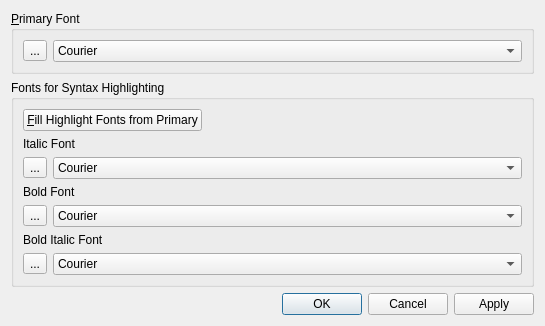
<?xml version="1.0" encoding="UTF-8"?>
<ui version="4.0">
 <class>DialogFonts</class>
 <widget class="QDialog" name="DialogFonts">
  <property name="geometry">
   <rect>
    <x>0</x>
    <y>0</y>
    <width>545</width>
    <height>314</height>
   </rect>
  </property>
  <property name="windowTitle">
   <string>Dialog</string>
  </property>
  <layout class="QVBoxLayout" name="verticalLayout">
   <item>
    <widget class="QGroupBox" name="groupBox">
     <property name="title">
      <string>&amp;Primary Font</string>
     </property>
     <layout class="QHBoxLayout" name="horizontalLayout">
      <item>
       <widget class="QToolButton" name="toolButton">
        <property name="text">
         <string>...</string>
        </property>
       </widget>
      </item>
      <item>
       <widget class="QFontComboBox" name="fontComboBox">
        <property name="editable">
         <bool>false</bool>
        </property>
        <property name="fontFilters">
         <set>QFontComboBox::MonospacedFonts|QFontComboBox::ProportionalFonts</set>
        </property>
        <property name="currentFont">
         <font>
          <family>Courier</family>
         </font>
        </property>
       </widget>
      </item>
     </layout>
    </widget>
   </item>
   <item>
    <widget class="QGroupBox" name="groupBox_2">
     <property name="title">
      <string>Fonts for Syntax Highlighting</string>
     </property>
     <layout class="QGridLayout" name="gridLayout">
      <item row="0" column="0" colspan="2">
       <widget class="QPushButton" name="pushButton">
        <property name="text">
         <string>&amp;Fill Highlight Fonts from Primary</string>
        </property>
       </widget>
      </item>
      <item row="0" column="2">
       <spacer name="horizontalSpacer">
        <property name="orientation">
         <enum>Qt::Horizontal</enum>
        </property>
        <property name="sizeHint" stdset="0">
         <size>
          <width>277</width>
          <height>20</height>
         </size>
        </property>
       </spacer>
      </item>
      <item row="1" column="0" colspan="2">
       <widget class="QLabel" name="label">
        <property name="text">
         <string>Italic Font</string>
        </property>
       </widget>
      </item>
      <item row="2" column="0">
       <widget class="QToolButton" name="toolButton_2">
        <property name="text">
         <string>...</string>
        </property>
       </widget>
      </item>
      <item row="2" column="1" colspan="2">
       <widget class="QFontComboBox" name="fontComboBox_2">
        <property name="editable">
         <bool>false</bool>
        </property>
        <property name="fontFilters">
         <set>QFontComboBox::MonospacedFonts|QFontComboBox::ProportionalFonts</set>
        </property>
        <property name="currentFont">
         <font>
          <family>Courier</family>
         </font>
        </property>
       </widget>
      </item>
      <item row="3" column="0" colspan="2">
       <widget class="QLabel" name="label_2">
        <property name="text">
         <string>Bold Font</string>
        </property>
       </widget>
      </item>
      <item row="4" column="0">
       <widget class="QToolButton" name="toolButton_3">
        <property name="text">
         <string>...</string>
        </property>
       </widget>
      </item>
      <item row="4" column="1" colspan="2">
       <widget class="QFontComboBox" name="fontComboBox_3">
        <property name="editable">
         <bool>false</bool>
        </property>
        <property name="fontFilters">
         <set>QFontComboBox::MonospacedFonts|QFontComboBox::ProportionalFonts</set>
        </property>
        <property name="currentFont">
         <font>
          <family>Courier</family>
         </font>
        </property>
       </widget>
      </item>
      <item row="5" column="0" colspan="2">
       <widget class="QLabel" name="label_3">
        <property name="text">
         <string>Bold Italic Font</string>
        </property>
       </widget>
      </item>
      <item row="6" column="0">
       <widget class="QToolButton" name="toolButton_4">
        <property name="text">
         <string>...</string>
        </property>
       </widget>
      </item>
      <item row="6" column="1" colspan="2">
       <widget class="QFontComboBox" name="fontComboBox_4">
        <property name="editable">
         <bool>false</bool>
        </property>
        <property name="fontFilters">
         <set>QFontComboBox::MonospacedFonts|QFontComboBox::ProportionalFonts</set>
        </property>
        <property name="currentFont">
         <font>
          <family>Courier</family>
         </font>
        </property>
       </widget>
      </item>
     </layout>
    </widget>
   </item>
   <item>
    <widget class="QDialogButtonBox" name="buttonBox">
     <property name="orientation">
      <enum>Qt::Horizontal</enum>
     </property>
     <property name="standardButtons">
      <set>QDialogButtonBox::Apply|QDialogButtonBox::Cancel|QDialogButtonBox::Ok</set>
     </property>
    </widget>
   </item>
  </layout>
 </widget>
 <resources/>
 <connections>
  <connection>
   <sender>buttonBox</sender>
   <signal>accepted()</signal>
   <receiver>DialogFonts</receiver>
   <slot>accept()</slot>
   <hints>
    <hint type="sourcelabel">
     <x>248</x>
     <y>254</y>
    </hint>
    <hint type="destinationlabel">
     <x>157</x>
     <y>274</y>
    </hint>
   </hints>
  </connection>
  <connection>
   <sender>buttonBox</sender>
   <signal>rejected()</signal>
   <receiver>DialogFonts</receiver>
   <slot>reject()</slot>
   <hints>
    <hint type="sourcelabel">
     <x>316</x>
     <y>260</y>
    </hint>
    <hint type="destinationlabel">
     <x>286</x>
     <y>274</y>
    </hint>
   </hints>
  </connection>
 </connections>
</ui>
